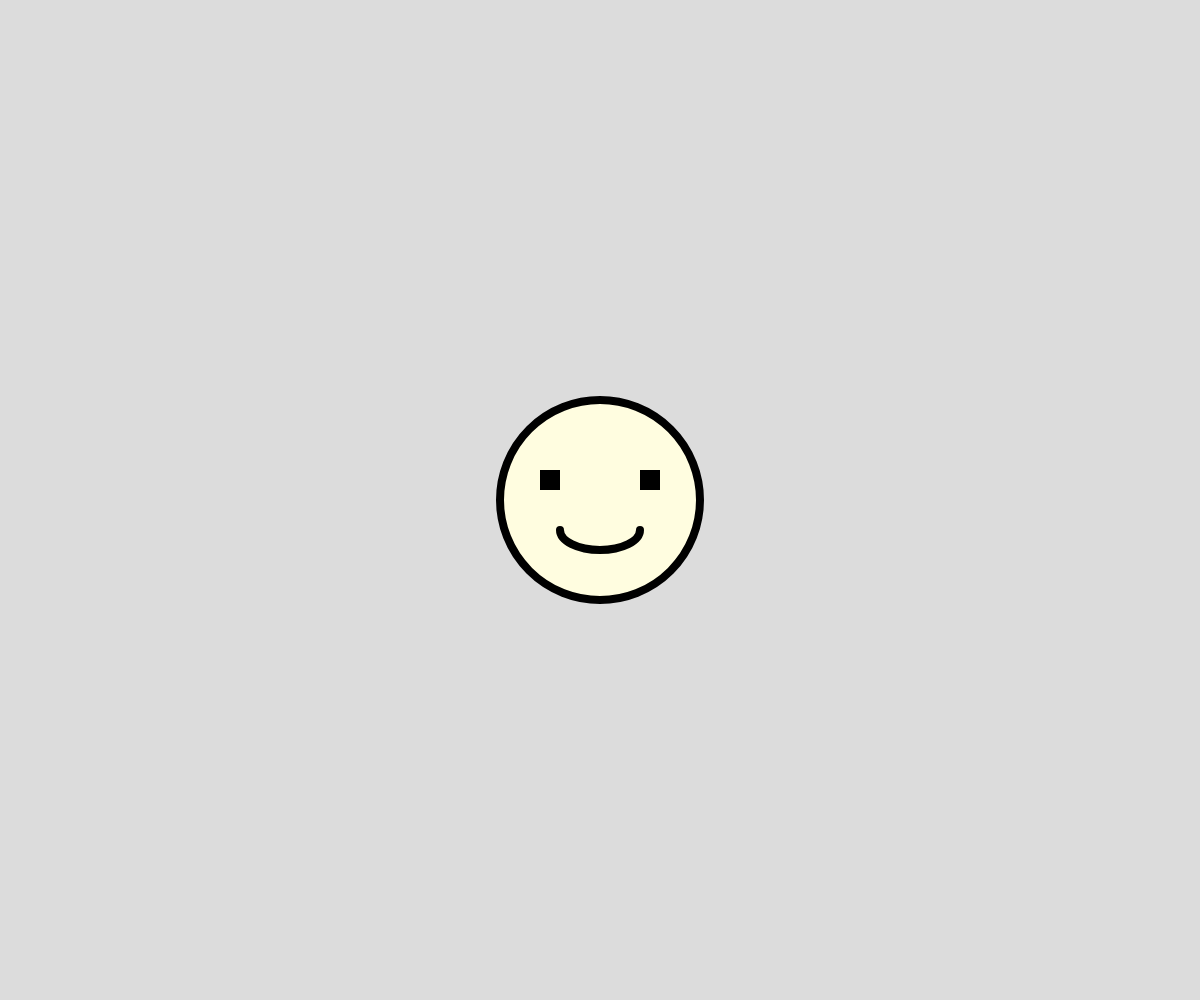
Frame 1 (no input)
Frame 60 (no input): identical to frame 1, image omitted
Frame 120 (the mouse pressed at the canvas centre since frame 60): identical to frame 1, image omitted

The p5.js sketch that drew this single still picture (run headless with seeded random() and noise() and a simulated clock; from frame 60 on, the mouse is pressed at the canvas centre):

// p5.js sketch
// ── sketch.js
function setup() {
  createCanvas(windowWidth, windowHeight);
  background(220);
}

function draw() {
  // 定義顏色
  let lightYellow = '#FFFDE0'; // 淺黃色臉部
  let blackColor = '#000000';  // 黑色五官與框線

  background(220);

  // 1. 畫臉部圓形
  fill(lightYellow);
  stroke(blackColor);
  strokeWeight(8);
  // 圓心在 (windowWidth/2, windowHeight/2)
  ellipse(windowWidth / 2, windowHeight / 2, 200, 200);

  // 2. 畫眼睛 (將 Y 座標從 -50 改為 -20，讓它更接近中線)
  fill(blackColor);
  noStroke();
  rectMode(CENTER);
  
  // 左眼：水平往左 50，垂直往上僅 20
  rect(windowWidth / 2 - 50, windowHeight / 2 - 20, 20, 20);
  // 右眼：水平往右 50，垂直往上僅 20
  rect(windowWidth / 2 + 50, windowHeight / 2 - 20, 20, 20);

  // 3. 畫嘴巴 (微調位置與弧度)
  noFill();
  stroke(blackColor);
  strokeWeight(8);
  
  // 嘴巴位置調整到中心下方 30 像素處，寬度稍微縮小讓比例更好看
  // arc(x, y, w, h, start, stop)
  arc(windowWidth / 2, windowHeight / 2 + 30, 80, 40, 0, PI);
}

function windowResized() {
  resizeCanvas(windowWidth, windowHeight);
}
